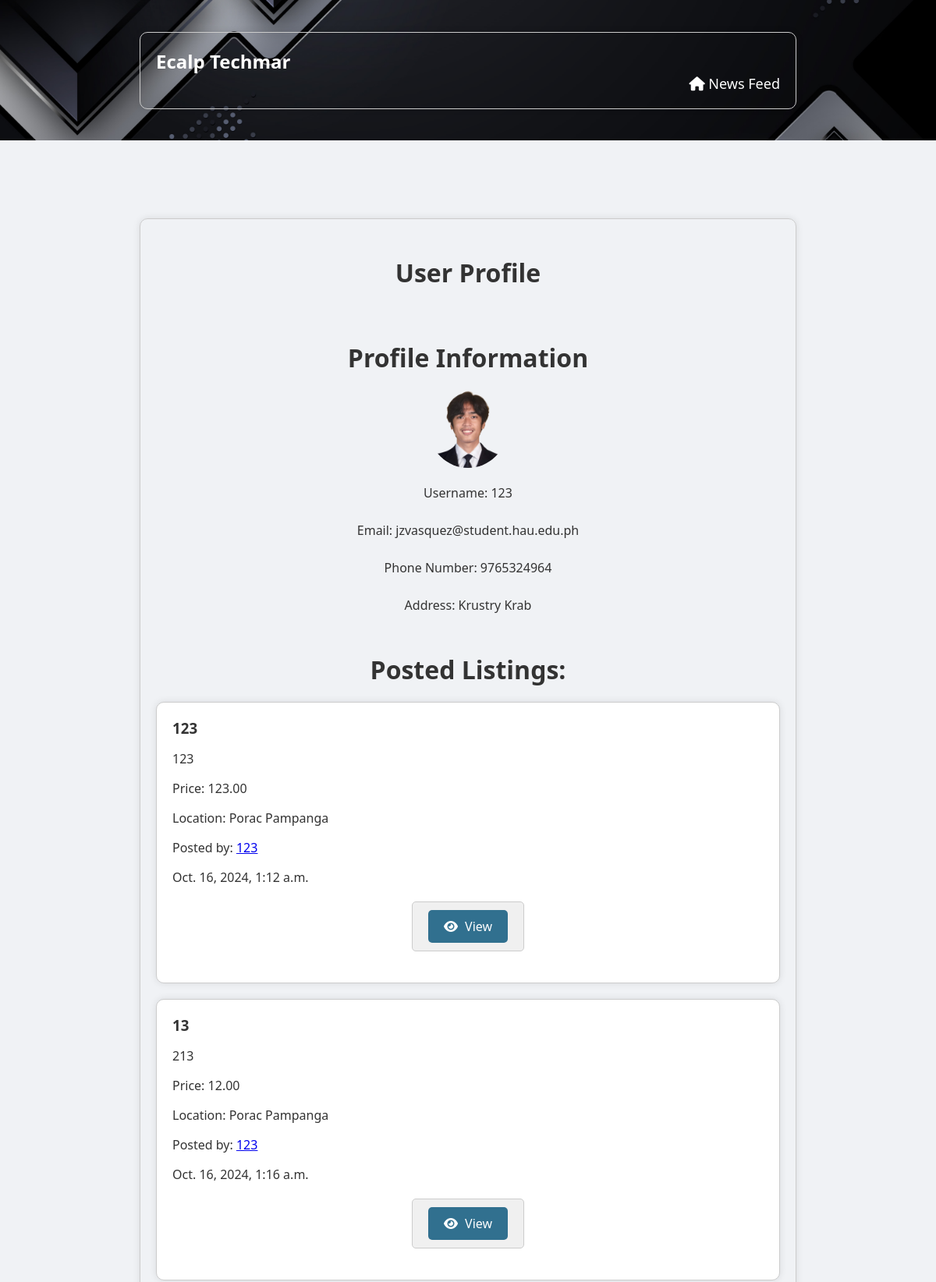
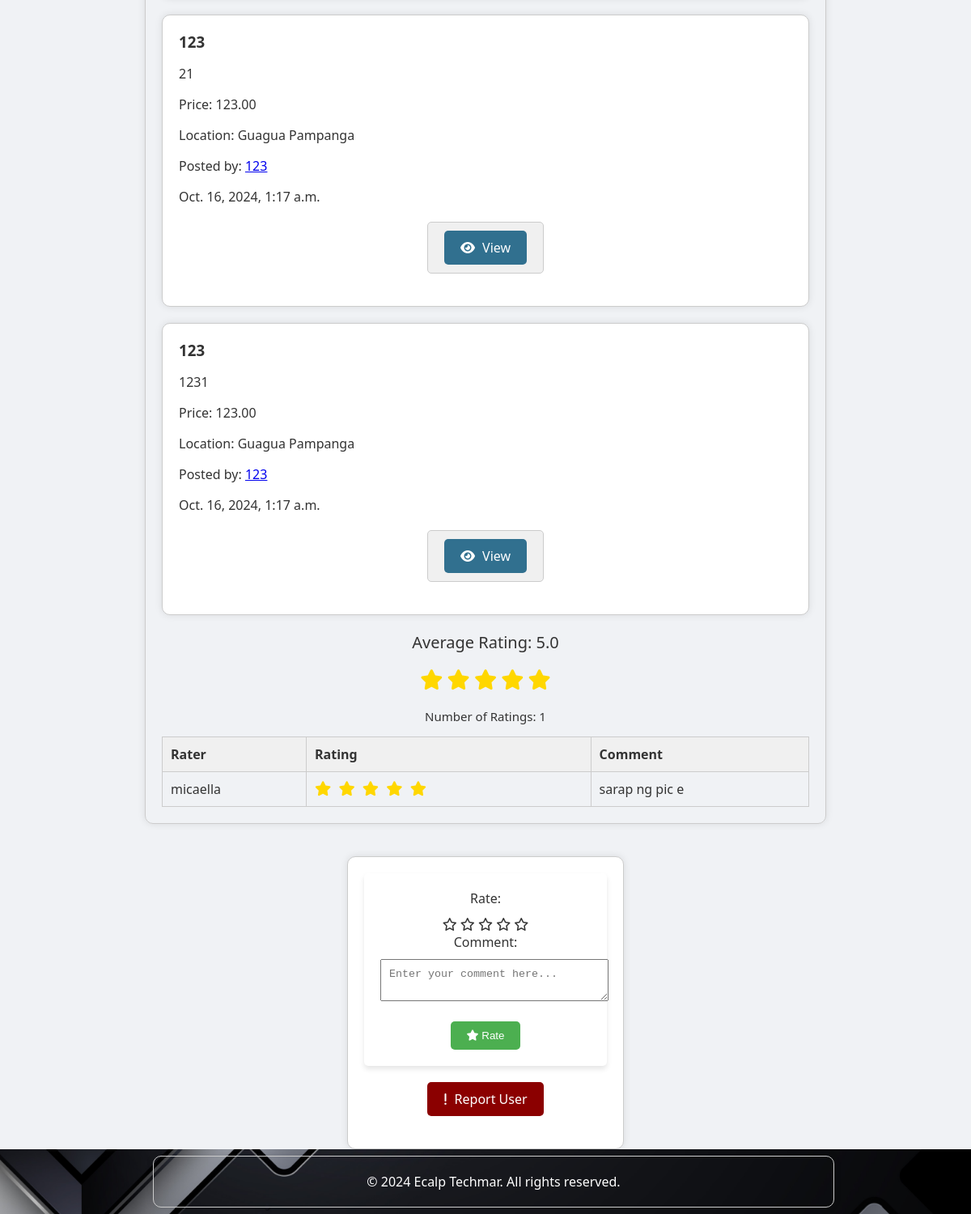
Page /newsfeed/profile/29/ (signed in) on the committed database (2 pictures, top to bottom).
### newsfeed/models.py (models this page shows, shortened)
class Profile(models.Model):
    user = models.OneToOneField(User, on_delete=models.CASCADE)
    mobile_number = models.CharField(max_length=20)
    address = models.CharField(max_length=255)
    profile_picture = models.ImageField(upload_to='profile_pictures', blank=True, null=True)

class Product(models.Model):
    title = models.CharField(max_length=255)
    description = models.TextField()
    price = models.DecimalField(max_digits=10, decimal_places=2)
    image = models.ImageField(upload_to='products/')
    mobile_number = models.CharField(max_length=20)
    location = models.CharField(max_length=255)
    user = models.ForeignKey(User, on_delete=models.CASCADE)
    created_at = models.DateTimeField(auto_now_add=True)
    category = models.CharField(max_length=50, choices=[('Electronics', 'Electronics'), ('Fashion and Beauty', 'Fashion and Beauty'), ('Home and Garden', 'Home and Garden'), ('Sports and Leisure', 'Sports and Leisure'), ('Others', 'Others')], default='Others')
    is_active = models.BooleanField(default=True)
    deleted_at = models.DateTimeField(null=True, blank=True)

class Rating(models.Model):
    user = models.ForeignKey(User, on_delete=models.CASCADE)
    rated_user = models.ForeignKey(User, on_delete=models.CASCADE, related_name='rated_user')
    rating = models.IntegerField()
    comment = models.TextField(blank=True)

### newsfeed/views.py (the view, shortened to what this page needs)
# urls.py: path('profile/', profile, name='profile'),
@login_required
def profile(request, pk):
    if pk is None:
        pk = request.user.pk
    user = get_object_or_404(User, pk=pk)
    profile = user.profile
    is_owner = user == request.user
    ratings = Rating.objects.filter(rated_user=user)
    average_rating, star_equivalent_average_rating, num_ratings = get_rating_summary(ratings)
    if is_owner:
        edit_form = ProfileForm(instance=profile)
        rating_form = None
    else:
        edit_form = None
        rating_form = RatingForm()
    products = Product.objects.filter(user=user, deleted_at__isnull=True)
    return render(request, 'profile.html',
                  {'products': products, 'edit_form': edit_form, 'rating_form': rating_form, 'user': user,
                   'is_owner': is_owner, 'ratings': ratings, 'average_rating': average_rating,
                   'star_equivalent_average_rating': star_equivalent_average_rating, 'num_ratings': num_ratings})

### newsfeed/forms.py
class RatingForm(forms.ModelForm):
    class Meta:
        model = Rating
        fields = ('rating', 'comment')
        widgets = {
            'rating': forms.Select(choices=[(i, i) for i in range(1, 6)])
        }

### newsfeed/views.py (called while the page is built)
def get_rating_summary(ratings):
    if ratings:
        average_rating = sum(rating.rating for rating in ratings) / len(ratings)
        if average_rating is not None:
            star_equivalent_average_rating = round(average_rating, 1)  # assuming 1 decimal place
        else:
            star_equivalent_average_rating = None
        num_ratings = len(ratings)
    else:
        average_rating = None
        star_equivalent_average_rating = None
        num_ratings = 0
    return average_rating, star_equivalent_average_rating, num_ratings

### newsfeed/templates/profile.html (shortened to what this page needs)
<!DOCTYPE html>
<html lang="en">
<head>
    {% load static %}
    <link rel="stylesheet" href="{% static 'main/styles.css' %}">
    <link rel="stylesheet" href="https://cdnjs.cloudflare.com/ajax/libs/font-awesome/6.0.0-beta3/css/all.min.css">
</head>
<body>
<header>
    <div class="container">
        <h1 class="logo">Ecalp Techmar</h1>
        <nav>
            <ul>
                {% if not request.user.is_staff %}
                    <li><a href="{% url 'newsfeed:newsfeed' %}"><i class="fas fa-home"></i> News Feed</a></li>
                {% endif %}
            </ul>
        </nav>
    </div>
</header>
    <section id="user-profile">
        <div class="container">
            <h2>User Profile</h2>
            <div class="profile-info">
                <h2>Profile Information</h2>
                {% if user.profile.profile_picture %}
                <a href="{{ user.profile.profile_picture.url }}" target="_blank">
                    <img src="{{ user.profile.profile_picture.url }}" alt="Profile Picture" style="width: 100px; height: 100px; border-radius: 50%;">
                </a>
            {% endif %}
            <p>Username: {{ user.username }}</p>
            <p>Email: {{ user.email }}</p>
            <p>Phone Number: {{ user.profile.mobile_number }}</p>
            <p>Address: {{ user.profile.address }}</p>
        </div>
        {% load tz %}
        <div class="posted-listings">
            <h2>Posted Listings:</h2>
            {% for product in products %}
            <div class="listing-card">
                <h3>{{ product.title }}</h3>
                <p>{{ product.description }}</p>
                <p>Price: {{ product.price }}</p>
                <p>Location: {{ product.location }}</p>
                <p>Posted by: <a href="{% url 'newsfeed:profile' product.user.pk %}" class="username-link">{{ product.user.username }}</a></p>
                <p>{{ product.created_at|timezone:"Asia/Manila" }}</a></p>
                <div class="button-group">
                    <div class="button-container">
                        <a href="{% url 'newsfeed:listing_detail' product.pk %}" class="button view-button" style="background-color: #31708f; color: #ffffff; text-decoration: none;">
            <i class="fas fa-eye"></i> View
        </a>
                    </div>
                </div>
            </div>
            {% endfor %}
        </div>
        <div class="ratings">
            <div class="rating-summary" style="text-align: center;">
                <p style="font-size: 20px;">Average Rating: {{ average_rating|floatformat:1 }}</p>
                <p style="color: #ffd700; font-size: 20px;">
                {% for i in "12345"|make_list %}
                {% if i|add:0 <= star_equivalent_average_rating %}
                <i class="fas fa-star" style="font-size: 25px;"></i>
                {% elif i|add:0 == star_equivalent_average_rating|floatformat:0|add:1 %}
                <i class="fas fa-star-half-alt" style="font-size: 25px;"></i>
                {% else %}
                <i class="far fa-star" style="font-size: 25px;"></i>
                {% endif %}
                {% endfor %}
            </p>
            <p style="font-size: 15px;">Number of Ratings: {{ num_ratings }}</p>
            </div>
        </div>
        {% if request.user.is_authenticated %}
        <table class="ratings-table">
            <thead>
                <tr>
                    <th>Rater</th>
                    <th>Rating</th>
                    <th>Comment</th>
                </tr>
        </thead>
        <tbody>
            {% for rating in ratings %}
            <tr>
            <td>{{ rating.user.username }}</td>
            <td>
            {% for i in "12345"|make_list %}
                {% if i|add:0 <= rating.rating %}
                <i class="fas fa-star"></i>
                {% else %}
                <i class="far fa-star"></i>
                {% endif %}
            {% endfor %}
            </td>
            <td>{{ rating.comment }}</td>
            </tr>
            {% endfor %}
        </tbody>
        </table>
        {% endif %}
</div>
<div class="rating-form listing-card">
    {% if not request.user.is_staff and user.username != request.user.username %}
    <form method="post">
        <div class="rating">
        <label for="rating">Rate:</label>
        <div>
        <i class="far fa-star" data-rating="1" title="1 star"></i>
        <i class="far fa-star" data-rating="2" title="2 stars"></i>
        <i class="far fa-star" data-rating="3" title="3 stars"></i>
        <i class="far fa-star" data-rating="4" title="4 stars"></i>
        <i class="far fa-star" data-rating="5" title="5 stars"></i>
    </div>
</div>
    <div class="comment">
    <label for="comment">Comment:</label>
      <textarea name="comment" placeholder="Enter your comment here..." required maxlength="200"></textarea>
        </div>
        <button type="submit" class="rating-button">
        <i class="fas fa-star"></i> Rate
        </button>
      </form>
      {% endif %}
       {% if not request.user.is_staff and user.pk != request.user.pk %}
        <div class="button-group">
            <a href="{% url 'newsfeed:report_user' user.pk %}" class="button report-button" style="color: #white; background-color: darkred; border-color: #FF0000; text-decoration: none;">
        <i class="fas fa-exclamation" style="color: white;"></i> Report User
    </a>
        </div>
    {% endif %}
    </div>
    <footer>
        <div class="container">
            <div class="footer-content">
                <p style="text-align: center; width: 100%;">&copy; 2024 Ecalp Techmar. All rights reserved.</p>
            </div>
        </div>
    </footer>
</body>

### main/static/main/styles.css (style rules this page uses)
body { font-family: 'Segoe UI', Tahoma, Geneva, Verdana, sans-serif; margin: 0; padding: 0; box-sizing: border-box; background-color: #f0f2f5; color: #333; }
header { background-color: #343a40; color: white; padding: 15px 0; position: sticky; top: 0; z-index: 1000; }
.container { width: 90%; max-width: 1200px; margin: 0 auto; padding: 0 15px; }
.logo { margin: 0; font-size: 24px; }
nav ul { list-style: none; padding: 0; display: flex; justify-content: flex-end; margin: 0; }
nav ul li { margin-left: 20px; }
nav ul li a { color: white; text-decoration: none; font-size: 18px; transition: color 0.3s; }
section { padding: 60px 0; }
section h2 { text-align: center; margin-bottom: 40px; font-size: 32px; }
form { max-width: 600px; margin: 0 auto; background-color: white; padding: 20px; border-radius: 5px; box-shadow: 0 4px 6px rgba(0, 0, 0, 0.1); }
footer { background-color: #343a40; color: white; padding: 15px 0; text-align: center; }
.footer-content { display: flex; justify-content: space-between; align-items: center; flex-wrap: wrap; }
.footer-content p { margin: 0; }

### rows in the picture
Product: title "123", description "123", price "123.00", location "Porac Pampanga", user.username "123", created_at "Oct. 16, 2024, 1:12 a.m."
Product: title "13", description "213", price "12.00", location "Porac Pampanga", user.username "123", created_at "Oct. 16, 2024, 1:16 a.m."
Product: title "123", description "21", price "123.00", location "Guagua Pampanga", user.username "123", created_at "Oct. 16, 2024, 1:17 a.m."
Product: title "123", description "1231", price "123.00", location "Guagua Pampanga", user.username "123", created_at "Oct. 16, 2024, 1:17 a.m."
Rating: user.username "micaella", rating 5 (drawn), comment "sarap ng pic e"

### other values in the picture
{{ user.username }} "123"
{{ user.email }} "jzvasquez@student.hau.edu.ph"
{{ user.profile.mobile_number }} "9765324964"
{{ user.profile.address }} "Krustry Krab"
{{ average_rating|floatformat:1 }} "5.0"
{{ num_ratings }} "1"
